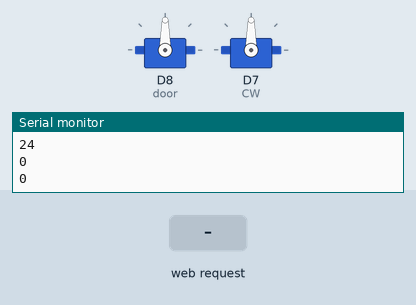
This sketch was run on a simulated Arduino MKR. Parts: 2 × servo, the last lines printed to the serial monitor. The test bench sets the inputs (shaded band). WiFi joins after 1.5 s; servers stay silent unless stated.

Above: at 12.7 s.
12.8 s: HTTP request GET /A received
At 13.4 s:
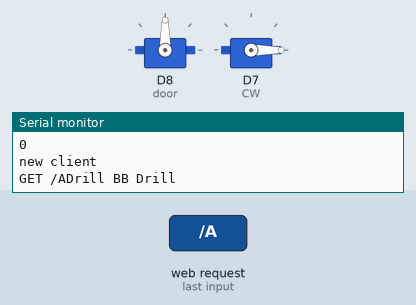
Timing chart, 0 to 22.3 s (numbered marks = the images above; inputs shaded):
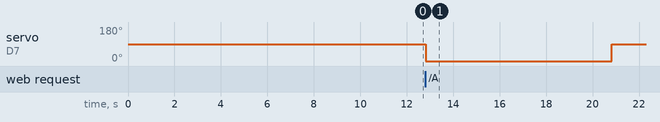

Measured:
- after the input at 12.8 s, servo on D7 (CW): 90° → 0° at once, → 90° 8.0 s later

The sketch:

CatFeederTest.ino
```cpp
#include <SPI.h>
#include <WiFiNINA.h>
#include <Servo.h>
#include <RFID.h>

#include "config.h"
#include "arduino_secrets.h"
///////please enter your sensitive data in the Secret tab/arduino_secrets.h
char ssid[] = SECRET_SSID;        // your network SSID (name)
char pass[] = SECRET_PASS;    // your network password (use for WPA, or use as key for WEP)
#define SS_PIN 10
#define RST_PIN 9
#define CW 7
RFID rfid(SS_PIN, RST_PIN);

String rfidCard;
Servo door;
Servo auger;
String validCard = "145 84 101 29";
bool isDoorOpen = false;
long int lastTimeCatSeen = 0;
int setupHour;
int setupMinute;
int curDay;
bool amFoodDone = false;
bool pmFoodDone = false;
String logs[10];
void logMessage(String message){
  for (int i = 8; i>=0; i -=1)
  {
    logs[i+1] = logs[i];
  }
  logs[0] = message;
}
void openDoor(){
  Serial.println("Opening Door");
  door.write(180);
  delay(DOOR_CLOSE_MS);
  door.write(90);
  isDoorOpen = true;
  lastTimeCatSeen = millis();
  logMessage("OPEN DOOR");

}
void closeDoor(){
  Serial.println("Closing Door");
  door.write(0);
  delay(DOOR_CLOSE_MS);
  door.write(90);
  isDoorOpen = false;
  logMessage("CLOSE DOOR");


}
void runAuger()
{
  Serial.println("Drill BB Drill");
  auger.write(0);
  delay(AUGING_TIME_MS);
  auger.write(90);
  logMessage("RAN AUGER");
}
int status = WL_IDLE_STATUS;
WiFiServer server(80);
void printWifiStatus() {
  // print the SSID of the network you're attached to:
  Serial.print("SSID: ");
  Serial.println(WiFi.SSID());

  // print your board's IP address:
  IPAddress ip = WiFi.localIP();
  Serial.print("IP Address: ");
  Serial.println(ip);

  // print the received signal strength:
  long rssi = WiFi.RSSI();
  Serial.print("signal strength (RSSI):");
  Serial.print(rssi);
  Serial.println(" dBm");
  // print where to go in a browser:
  Serial.print("To see this page in action, open a browser to http://");
  Serial.println(ip);
}
void setup() {
  Serial.begin(9600);      // initialize serial communication
  SPI.begin();
  rfid.init();
  door.attach(8);
  auger.attach(7);
  pinMode(CW, OUTPUT);

  // check for the WiFi module:
  if (WiFi.status() == WL_NO_MODULE) {
    Serial.println("Communication with WiFi module failed!");
    // don't continue
    while (true);
  }

  String fv = WiFi.firmwareVersion();
  if (fv < WIFI_FIRMWARE_LATEST_VERSION) {
    Serial.println("Please upgrade the firmware");
  }

  // attempt to connect to WiFi network:
  while (status != WL_CONNECTED) {
    Serial.print("Attempting to connect to Network named: ");
    Serial.println(ssid);                   // print the network name (SSID);

    // Connect to WPA/WPA2 network. Change this line if using open or WEP network:
    status = WiFi.begin(ssid, pass);
    // wait 10 seconds for connection:
    delay(10000);

  }
  server.begin();                           // start the web server on port 80
  printWifiStatus();
  int tod =(WiFi.getTime()-(3600*5))%86400;
  int day = (WiFi.getTime()-(3600*5))/86400;
  int hour =      tod/3600;
  int minute = (tod%3600)/60;           // you're connected now, so print out the status
  Serial.println(day);
  Serial.println(hour);
  Serial.println(minute);
  curDay = day;
  setupHour = hour;
  setupMinute = minute;
  if (setupHour >=FEED_TIME_AM ){
    amFoodDone = true;
  }
  if (setupHour >=FEED_TIME_PM ){
    pmFoodDone = true;
  }
  Serial.println(amFoodDone);

  Serial.println(pmFoodDone);

  for (int i=0; i<10;i+=1)
  {
    logs[i] = "";
  }
}
void rfidRoutine(){
  if (rfid.isCard()){
    if (rfid.readCardSerial()) {

      rfidCard = String(rfid.serNum[0]) + " " + String(rfid.serNum[1]) + " " + String(rfid.serNum[2]) + " " + String(rfid.serNum[3]);
      Serial.println(rfidCard);
      if(rfidCard == validCard){
        if (isDoorOpen == false)
        {
          openDoor();
          Serial.println("COLONEL IS HERE BB");
          logMessage("COLONEL ARRIVED");
        }
        lastTimeCatSeen = millis();

      }
      else{
        if (isDoorOpen == true){
          Serial.println("Get outta here Tanis!");
          logMessage("BEGONE");
          closeDoor();
        }
      }
    }
  }
  else{
    if (isDoorOpen == true){
      if (millis() - lastTimeCatSeen> 10000){
        Serial.println("Aint nobody home");
        closeDoor();
      }
    }

  }
}
void checkFeed()
{
  int tod =(WiFi.getTime()-(3600*5))%86400;
  int hour =      tod/3600;
  if(amFoodDone == false)
  {
    if(hour >= FEED_TIME_AM)
    {
      amFoodDone = true;
      Serial.println("MORNING FOOD TIME");
      runAuger();

    }
  }
  if(pmFoodDone == false)
  {
    if(hour >= FEED_TIME_PM)
    {
      pmFoodDone = true;
      Serial.println("EVENING FOOD TIME");
      runAuger();
    }
  }
}
void checkDay()
{
  int day = (WiFi.getTime()-(3600*5))/86400;
  if( day> curDay){
    pmFoodDone = false;
    amFoodDone = false;
  }
}
void loop() {
  checkDay();
  checkFeed();
  rfidRoutine();
  WiFiClient client = server.available();   // listen for incoming clients

  if (client) {                             // if you get a client,
    Serial.println("new client");           // print a message out the serial port
    String currentLine = "";                // make a String to hold incoming data from the client
    while (client.connected()) {            // loop while the client's connected
      if (client.available()) {             // if there's bytes to read from the client,
        char c = client.read();             // read a byte, then
        Serial.write(c);                    // print it out the serial monitor
        if (c == '\n') {                    // if the byte is a newline character

          // if the current line is blank, you got two newline characters in a row.
          // that's the end of the client HTTP request, so send a response:
          if (currentLine.length() == 0) {
            // HTTP headers always start with a response code (e.g. HTTP/1.1 200 OK)
            // and a content-type so the client knows what's coming, then a blank line:
            client.println("HTTP/1.1 200 OK");
            client.println("Content-type:text/html");
            client.println();

            // the content of the HTTP response follows the header:
            client.print("Morning Food time:");
            client.print(FEED_TIME_AM);
            client.print("<br>");
            client.print("Evening Food time:");
            client.print(FEED_TIME_PM);
            client.print("<br><br><br>");

            client.print("<button onclick=\"window.location.href=\'/O\';\">\n Open Door\n</button><br><br>\n");
            client.print("<button onclick=\"window.location.href=\'/C\';\">\n Close Door\n</button><br><br>\n");
            client.print("<button onclick=\"window.location.href=\'/A\';\">\n Run Auger\n</button><br><br><br>\n");

            for (int i = 0; i<10; i+=1){
              client.print(logs[i]);
              client.print("<br>");
            }
            // client.print("Click <a href=\"/H\">here</a> turn the LED on pin 9 on<br>");
            // client.print("Click <a href=\"/L\">here</a> turn the LED on pin 9 off<br>");
            // client.print("Click <a href=\"/A\">here</a> AUG<br>");
            // client.print("Click <a href=\"/O\">here</a> Open Door<br>");
            // client.print("Click <a href=\"/C\">here</a> Close Door<br>");

            // The HTTP response ends with another blank line:
            client.println();
            // break out of the while loop:
            break;
          } else {    // if you got a newline, then clear currentLine:
            currentLine = "";
          }
        } else if (c != '\r') {  // if you got anything else but a carriage return character,
          currentLine += c;      // add it to the end of the currentLine
        }

        // Check to see if the client request was "GET /H" or "GET /L":
        if (currentLine.endsWith("GET /H")) {
          digitalWrite(LED_BUILTIN, HIGH);               // GET /H turns the LED on
        }
        if (currentLine.endsWith("GET /L")) {
          digitalWrite(LED_BUILTIN, LOW);                // GET /L turns the LED off
        }
        if (currentLine.endsWith("GET /A")) {
          runAuger();
        }
        if (currentLine.endsWith("GET /O")) {
          openDoor();
        }
        if (currentLine.endsWith("GET /C")) {
          closeDoor();     // GET /L turns the LED off
        }
      }

    }
    // close the connection:
    client.stop();
    Serial.println("client disconnected");
  }

}
```

arduino_secrets.h
```cpp
#define SECRET_SSID "()===||:::::::::::::::>"
#define SECRET_PASS "Blowitoutyoura$$110%"
```

config.h
```cpp
#define FEED_TIME_AM 8
#define FEED_TIME_PM 17
#define DOOR_CLOSE_MS 5000
#define AUGING_TIME_MS 8000
```
